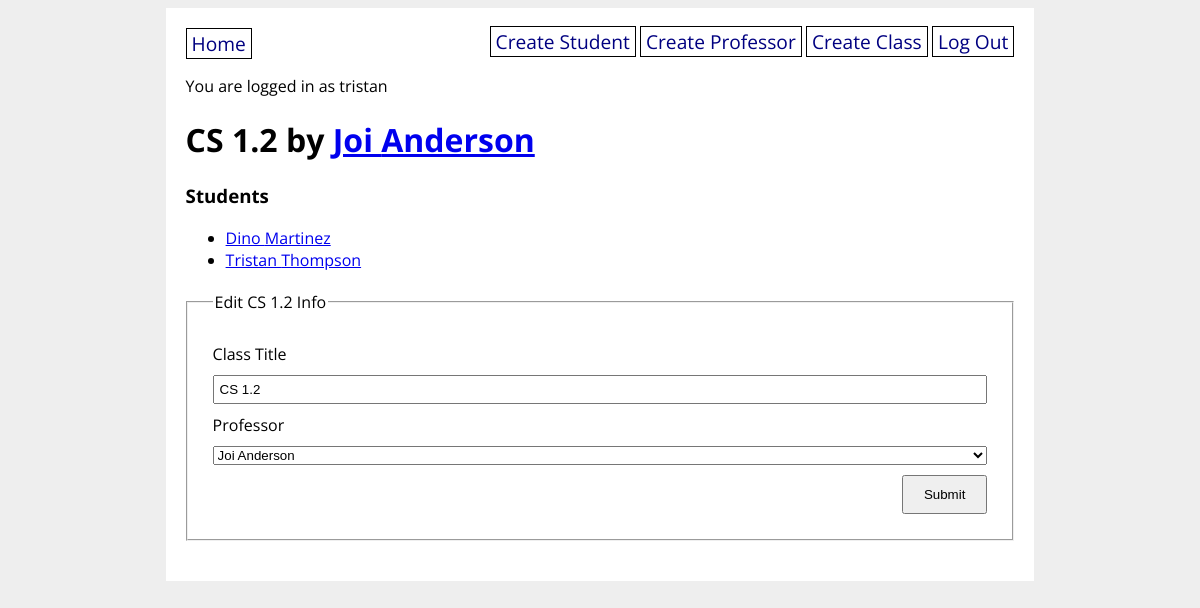
The page /class/1 (signed in) on the database its author committed.
### students_app/models.py (models this page shows, shortened)
class User(UserMixin, db.Model):
    id = db.Column(db.Integer, primary_key=True)
    username = db.Column(db.String(80), nullable=False, unique=True)
    password = db.Column(db.String(200), nullable=False)

class Class(db.Model):
    id = db.Column(db.Integer, primary_key=True)
    title = db.Column(db.String(80), nullable=False)
    professor_id = db.Column(db.Integer, db.ForeignKey('professor.id'), nullable=False)
    professor = db.relationship('Professor', back_populates='classes')
    students = db.relationship('Student', secondary='student_class', back_populates='classes')

class Professor(db.Model):
    id = db.Column(db.Integer, primary_key=True)
    first_name = db.Column(db.String(80), nullable=False)
    last_name = db.Column(db.String(80), nullable=False)
    classes = db.relationship('Class', back_populates='professor')
    def __repr__(self):
        return f'{self.first_name} {self.last_name}'

class Student(db.Model):
    id = db.Column(db.Integer, primary_key=True)
    first_name = db.Column(db.String(80), nullable=False)
    last_name = db.Column(db.String(80), nullable=False)
    classes = db.relationship('Class', secondary='student_class', back_populates='students')

### students_app/main/routes.py (the view)
@main.route('/class/<class_id>', methods=['GET', 'POST'])
@login_required
def class_detail(class_id):
    class_object = Class.query.get(class_id)
    form = ClassForm(obj=class_object)
    if form.validate_on_submit():
        class_object.title = form.title.data
        class_object.professor = form.professor.data
        db.session.commit()
        flash('New class was updated successfully.')
        return redirect(url_for('main.class_detail', class_id=class_id))
    return render_template('class_detail.html', class_object=class_object, form=form)

### students_app/main/forms.py
class ClassForm(FlaskForm):
    title = StringField('Class Title', validators=[DataRequired(), Length(min=3, max=80)])
    professor = QuerySelectField('Professor', query_factory=lambda: Professor.query, allow_blank=False)
    submit = SubmitField('Submit')

### students_app/__init__.py (called while the page is built)
@login_manager.user_loader
def load_user(user_id):
    return User.query.get(user_id)

### students_app/templates/class_detail.html (shortened to what this page needs)
{% extends 'base.html' %} {% block content %}
<h1>{{ class_object.title }} by <a href="/professor/{{ class_object.professor.id }}">{{ class_object.professor.first_name }} {{ class_object.professor.last_name}}</a></h1>
<h3>Students</h3>
<ul>
  {% for student in class_object.students %}
  <li><a href="/student/{{ student.id }}">{{ student.first_name }} {{ student.last_name }}</a></li>
  {% endfor %}
</ul>
<form method="POST" action="{{ url_for('main.class_detail', class_id=class_object.id) }}">
  <fieldset>
    <legend>Edit {{ form.title.data }} Info</legend>
    {{ form.title.label }}
    {{ form.title }}
    {{ form.professor.label }}
    {{ form.professor }}
    {{ form.submit }}
  </fieldset>
</form>
{% endblock %}

### students_app/templates/base.html (shortened to what this page needs)
<!DOCTYPE html>
<html>
  <head>
    <link rel="stylesheet" href="/static/style.css" />
  </head>
  <body>
    <div id="content">
      <nav>
        <a href="/">Home</a>
        <div>
          {% if current_user.is_authenticated %}
          <a href="/create_student">Create Student</a>
          <a href="/create_professor">Create Professor</a>
          <a href="/create_class">Create Class</a>
          <a href="/logout">Log Out</a>
          {% else %}
          <a href="/signup">Sign Up</a>
          <a href="/login">Log In</a>
          {% endif %}
        </div>
      </nav>
      {% if current_user.is_authenticated %}
      <p>You are logged in as {{ current_user.username }}</p>
      {% endif %}
      {% block content %}{% endblock %}
    </div>
  </body>
</html>

### students_app/static/style.css (style rules this page uses)
body { display: flex; flex-direction: column; align-items: center; background-color: #eee; font-family: 'Open Sans', sans-serif; }
#content { width: 70%; background-color: white; padding: 20px; }
nav { width: 100%; display: flex; flex-direction: row; justify-content: space-between; }
nav a { color: navy; text-decoration: none; border: 1px solid black; padding: 1px 5px; font-size: 1.2em; }
fieldset { display: flex; flex-direction: column; margin: 20px 0; padding: 20px; }
fieldset * { margin: 5px; }
fieldset input { padding: 5px; }
input[type=submit] { padding: 10px 20px; align-self: flex-end; }

### rows shown on the page
User: username "tristan"
Class: title "CS 1.2", title.data "CS 1.2", professor "Joi Anderson"
Professor: professor.first_name "Joi", professor.last_name "Anderson"
Student: first_name "Dino", last_name "Martinez"
Student: first_name "Tristan", last_name "Thompson"
